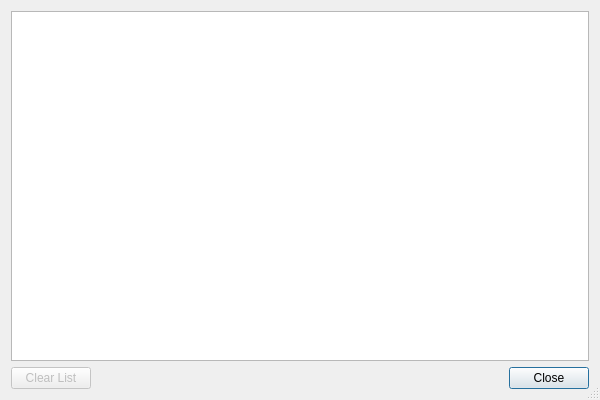
<?xml version="1.0" encoding="UTF-8"?>
<ui version="4.0">
 <class>DownloadManager</class>
 <widget class="QDialog" name="DownloadManager">
  <property name="geometry">
   <rect>
    <x>0</x>
    <y>0</y>
    <width>600</width>
    <height>400</height>
   </rect>
  </property>
  <property name="windowTitle">
   <string>Download Manager</string>
  </property>
  <property name="sizeGripEnabled">
   <bool>true</bool>
  </property>
  <layout class="QGridLayout" name="gridLayout">
   <item row="0" column="0" colspan="3">
    <widget class="EricTableView" name="downloadsView"/>
   </item>
   <item row="1" column="0">
    <layout class="QHBoxLayout" name="horizontalLayout_2">
     <item>
      <widget class="QPushButton" name="cleanupButton">
       <property name="enabled">
        <bool>false</bool>
       </property>
       <property name="toolTip">
        <string>Press to clean up the list of downloads</string>
       </property>
       <property name="text">
        <string>Clear List</string>
       </property>
       <property name="autoDefault">
        <bool>false</bool>
       </property>
      </widget>
     </item>
     <item>
      <spacer name="horizontalSpacer_2">
       <property name="orientation">
        <enum>Qt::Horizontal</enum>
       </property>
       <property name="sizeHint" stdset="0">
        <size>
         <width>40</width>
         <height>20</height>
        </size>
       </property>
      </spacer>
     </item>
    </layout>
   </item>
   <item row="1" column="1">
    <widget class="QLabel" name="infoLabel">
     <property name="text">
      <string/>
     </property>
    </widget>
   </item>
   <item row="1" column="2">
    <layout class="QHBoxLayout" name="horizontalLayout">
     <item>
      <spacer name="horizontalSpacer">
       <property name="orientation">
        <enum>Qt::Horizontal</enum>
       </property>
       <property name="sizeHint" stdset="0">
        <size>
         <width>40</width>
         <height>20</height>
        </size>
       </property>
      </spacer>
     </item>
     <item>
      <widget class="QDialogButtonBox" name="buttonBox">
       <property name="orientation">
        <enum>Qt::Horizontal</enum>
       </property>
       <property name="standardButtons">
        <set>QDialogButtonBox::Close</set>
       </property>
      </widget>
     </item>
    </layout>
   </item>
  </layout>
 </widget>
 <customwidgets>
  <customwidget>
   <class>EricTableView</class>
   <extends>QTableView</extends>
   <header>EricWidgets/EricTableView.h</header>
  </customwidget>
 </customwidgets>
 <tabstops>
  <tabstop>downloadsView</tabstop>
  <tabstop>cleanupButton</tabstop>
  <tabstop>buttonBox</tabstop>
 </tabstops>
 <resources/>
 <connections>
  <connection>
   <sender>buttonBox</sender>
   <signal>rejected()</signal>
   <receiver>DownloadManager</receiver>
   <slot>close()</slot>
   <hints>
    <hint type="sourcelabel">
     <x>330</x>
     <y>274</y>
    </hint>
    <hint type="destinationlabel">
     <x>286</x>
     <y>294</y>
    </hint>
   </hints>
  </connection>
 </connections>
</ui>
